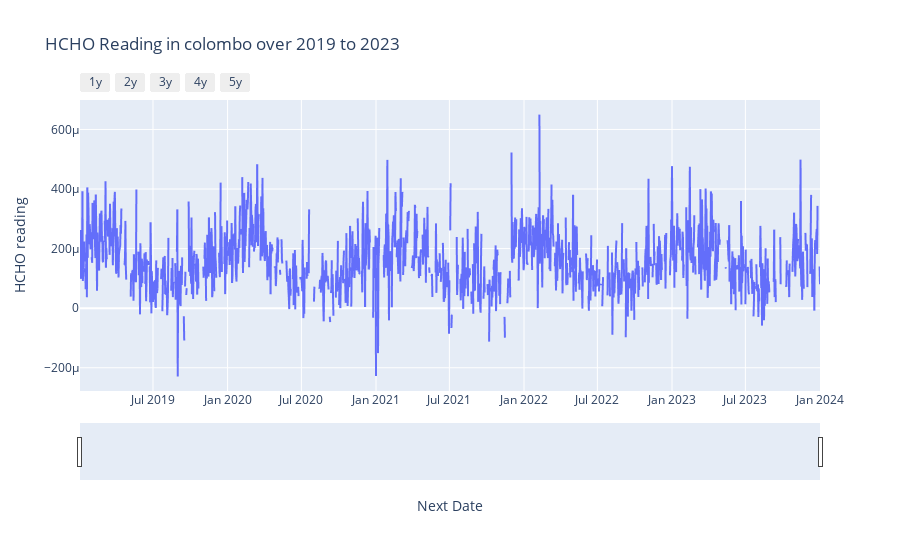

Notebook code cell kept with this figure:
### Code cell
# Plot the HCHO emission in each year in colombo prop
fig = px.line(colomboProperDataVisualize , x="Next Date", y="HCHO reading", title="HCHO Reading in colombo over 2019 to 2023") 
fig.update_xaxes(
    rangeslider_visible=True,
    rangeselector=dict(
        buttons=list([
            dict(count=1, label="1y", step="year", stepmode="backward"), 
            dict(count=2, label="2y", step="year", stepmode="backward"), 
            dict(count=3, label="3y", step="year", stepmode="backward"), 
            dict(count=4, label="4y", step="year", stepmode="backward"), 
            dict(count=5, label="5y", step="year", stepmode="backward"), 
        ])
    )
)

fig.show()

# Things discovered from this dataset
## There is a seasanolity of HCHO emiisions, in the starting months and ending months there is a high HCHO emission in 
## Colombo Proper Area
## Should handle the missing values

### Figure 1 — Plotly figure (JSON) as saved in the notebook; plotly's stock layout.template omitted (floating-point values rounded to 4 significant figures; data arrays with more than 128 entries replaced by an {"elided": "..."} marker saying what was removed)
{"data": [{"hovertemplate": "Next Date=%{x}<br>HCHO reading=%{y}<extra></extra>", "legendgroup": "", "line": {"color": "#636efa", "dash": "solid"}, "marker": {"symbol": "circle"}, "mode": "lines", "name": "", "showlegend": false, "type": "scattergl", "x": {"elided": "1826 str values"}, "xaxis": "x", "y": {"elided": "1826 float values"}, "yaxis": "y"}], "layout": {"legend": {"tracegroupgap": 0}, "title": {"text": "HCHO Reading in colombo over 2019 to 2023"}, "xaxis": {"anchor": "y", "domain": [0, 1], "rangeselector": {"buttons": [{"count": 1, "label": "1y", "step": "year", "stepmode": "backward"}, {"count": 2, "label": "2y", "step": "year", "stepmode": "backward"}, {"count": 3, "label": "3y", "step": "year", "stepmode": "backward"}, {"count": 4, "label": "4y", "step": "year", "stepmode": "backward"}, {"count": 5, "label": "5y", "step": "year", "stepmode": "backward"}]}, "rangeslider": {"visible": true}, "title": {"text": "Next Date"}}, "yaxis": {"anchor": "x", "domain": [0, 1], "title": {"text": "HCHO reading"}}}}
